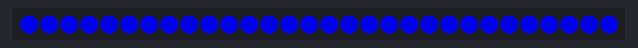
Recording of a sketch running on a simulated Arduino Uno, built with avr-gcc and run on an emulated ATmega328P. Shown: 30 RGB LEDs in strip order, left to right.

Above: at 0.1 s.
At 2.6 s:
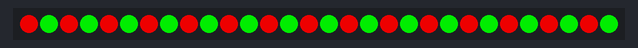
At 3.6 s:
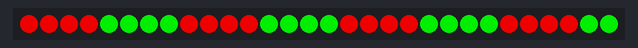
At 4.1 s:
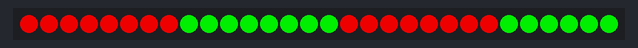
At 5.6 s:
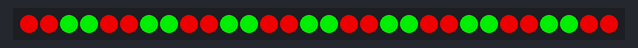
At 7.2 s:
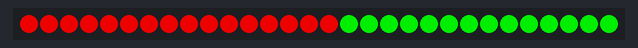

Measured:
- by itself, everything shown: repeats every 7.6 s, in 11 steps
- what the display in image 1 shows lasts 0.5 s, from 2.5 s to 3.0 s

The sketch:

autoPattern.ino
```cpp
#include <Adafruit_NeoPixel.h>

#define LED_PIN 6
#define LED_COUNT 30

#define use_color 2
#define pattern_loop 5
#define PATTERN_DELAY 500

Adafruit_NeoPixel strip(LED_COUNT, LED_PIN, NEO_GRB + NEO_KHZ800);
const uint32_t colors[] = {strip.Color(200, 0, 0), strip.Color(0, 200, 0), strip.Color(0, 0, 200)};

// 'coun
void setup()
{
    strip.begin();
    strip.show(); // 全LED消灯

    Serial.begin(115200);
}

void setPixelAll(uint32_t color)
{
    for (int i = 0; i < strip.numPixels(); i++)
    {
        strip.setPixelColor(i, color);
    }
    strip.show();
}

int count = 0;
void loop()
{
    // setPixelAll(strip.Color(255, 0, 0));
    while (1)
    {
        if ((count % 10) == 0)
        {
            setPixelAll(colors[2]);
            delay(PATTERN_DELAY * 5);
            count = 0;
        }

        for (size_t i = 0; i < LED_COUNT; i++)
        {
            strip.setPixelColor(i, colors[(i / ((int)pow(use_color, (count % pattern_loop)))) % use_color]);

            // strip.setPixelColor(i, (count % 30) == i ? colors[1] : colors[0]);
        }
        strip.show();
        delay(PATTERN_DELAY);

        count += 1;
    }
}
```
